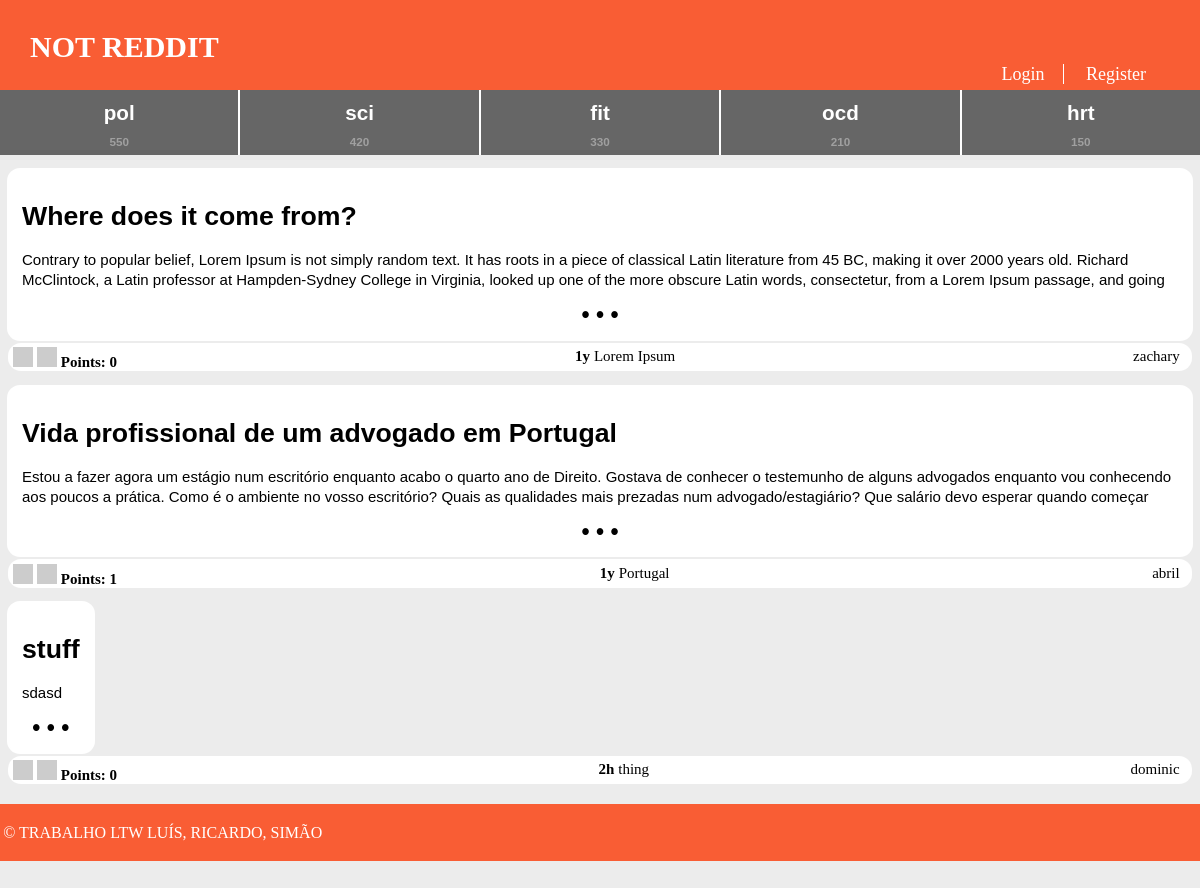
The app's page /pages/homepage.php, older data.
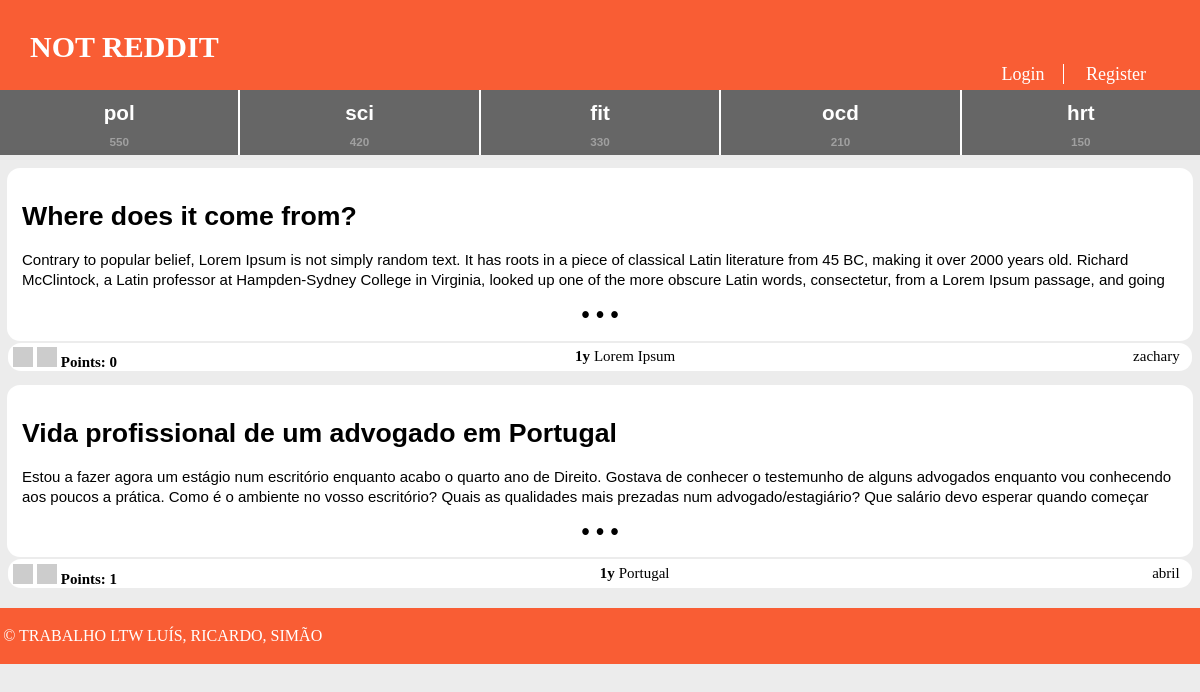
The same page, newer data.
### tables this page shows
CREATE TABLE Channel (
  name VARCHAR PRIMARY KEY,
  subscribers INTEGER DEFAULT 0
);

CREATE TABLE Story (
  id INTEGER PRIMARY KEY,
  title VARCHAR,
  published INTEGER, -- date when the story was published in epoch format
  channel VARCHAR REFERENCES channel, -- comma separated tags
  author VARCHAR REFERENCES utilizer, -- who wrote the article
  points INTEGER DEFAULT 0,
  fulltext VARCHAR
);

### database/db_channel.php (called while the page is built, shortened)
<?php
	function getAllChannels(){
		$db = Database::instance()->db();
		$allChannels = $db->prepare('SELECT name FROM Channel');
		$allChannels->execute();
		$allChannelNames = $allChannels->fetchAll();
		return $allChannelNames;
	}
?>

### database/db_story.php (called while the page is built, shortened)
<?php
	function getMostRecentStoryFromChannel($channel){
		$db = Database::instance()->db();
		$recentStory = $db->prepare('SELECT id, title, fulltext, MAX(published) AS "published", channel, author, points FROM Story  WHERE channel = ?');
		$recentStory->execute(array($channel));
		$recentStory = $recentStory->fetchAll();
		return $recentStory;
	}
?>

### templates/tpl_common.php (the view, shortened to what this page needs)
<?php
	include_once('tpl_sub.php');
	include_once('tpl_story.php');
?>
<?php function draw_header($username, $channel) { ?>
	<!DOCTYPE html>
	<html>
		<head>
			<link rel="stylesheet" href="../css/common.css">
		</head>
		<body>
			<header>
				<?php if($channel === "NOT REDDIT") { ?>
					<a id="title" href="../pages/homepage.php"><?=$channel?></a>
				<?php } else { ?>
					<a id="title" href="../pages/channel.php?name=<?=$channel?>"><?=$channel?></a>
				<?php } ?>
				<?php if($username != NULL) { ?>
					<nav id="signup">
						<a id="profile" href="../pages/profile.php?name=<?=$username?>"><?= $username ?></a>
						<a href="../actions/action_logout.php">Logout</a>
						<?php draw_subscriberList() ?>
					</nav>
				<?php } else { ?>
					<nav id="signup">
						<a href="../pages/login.php">Login</a>
						<a href="../pages/register.php">Register</a>
					</nav>
				<?php } ?>
			</header>
<?php } ?>
<?php function time_elapsed($date) {
	$now = new DateTime;
	$ago = new DateTime($date);
	$diff = $now->diff($ago);
	$diff->w = floor($diff->d / 7);
	$diff->d -= $diff->w * 7;
	$string = array(
		'y' => 'y',
		'm' => 'm',
		'w' => 'w',
		'd' => 'd',
		'h' => 'h',
		'i' => 'min',
		's' => 's',
	);
	foreach ($string as $k => &$v) {
		if ($diff->$k) {
			$v = $diff->$k . '' . $v . ($diff->$k > 1 ? '' : '');
		} else {
			unset($string[$k]);
		}
	}
	$string = array_slice($string, 0, 1);
	return $string ? implode(', ', $string) . '' : 'just now';
} ?>
<?php function draw_info_bar_story($storyId, $username, $channel, $date, $points) { ?>
	<section id = "info_bar">
		<div id="start">
			<form id="uparrow" action='../actions/action_voteStory.php' method='post'>
				<input type="image" src="https://dummyimage.com/20x20/524f52/d12222&text=ʌ">
			</form>
			<form id="downarrow" action='../actions/action_voteStory.php' method='post'>
				<input type="image" src="https://dummyimage.com/20x20/524f52/d12222&text=v">
			</form>
			<h6 id="points"> Points: <?=$points?> </h6>
		</div>
		<div id="middle">
			<h6 id="date"><?=time_elapsed('@' . $date)?></h6>
			<a id="channel" onclick="window.location.href='../pages/channel.php?name=<?=$channel?>'"><?=$channel?></a>
		</div>
		<div id="end">
			<a id="profile" onclick="window.location.href='../pages/profile.php?name=<?=$username?>'"><?=$username?></a>
		</div>
	</section>
<?php } ?>
<?php function draw_footer() { ?>
	</body>
	<footer>
		<p>&copy; TRABALHO LTW LUÍS, RICARDO, SIMÃO</p>
	</footer>
	</html>
<?php } ?>

### pages/homepage.php (shortened to what this page needs)
<?php
	include_once('../templates/tpl_common.php');
	include_once('../templates/tpl_sub.php');
	include_once('../templates/tpl_story.php');
	include_once('../database/db_story.php');
	include_once('../database/db_channel.php');
	$channellist = array('pol', 'sci', 'fit', 'ocd', 'hrt');
	$numsubs = array('550', '420', '330', '210', '150');
	$channelid = array('68', '72', '44', '32', '69');
	if(!isset($_SESSION['username'])) {
		draw_header(null, 'NOT REDDIT');
		draw_topsubs($channellist, $numsubs, $channelid);
	} else {
		draw_header($_SESSION['username'], 'NOT REDDIT');
		draw_topsubs($channellist, $numsubs, $channelid);
		draw_createChannel();
	}
	$allChannels = getAllChannels();
	foreach($allChannels as $channel){
		$mostRecent = getMostRecentStoryFromChannel($channel['name']);
		draw_storyCard($mostRecent[0], true);
	}
	draw_footer();
?>

### templates/tpl_sub.php (shortened to what this page needs)
<?php
  include_once('../database/db_channel.php');
?>
<?php function draw_topsubs($channellist, $numsubs, $channelid) { ?>
    <link rel="stylesheet" href="../css/top_subs.css">
    <section id="top_ch">
        <? for($i=0; $i < 5; $i++) { ?>
        <button type="button" onclick="window.location.href='../pages/channel.php?id=<?= $channelid[$i] ?>'">
            <h1><?=$channellist[$i]?></h1>
            <h2><?=$numsubs[$i]?></h2>
        </button>
        <? } ?>
    </section>
<?php } ?>

### templates/tpl_story.php (shortened to what this page needs)
<?php
	include_once('../templates/tpl_common.php');
	include_once('../database/db_story.php');
?>
<?php function draw_storyCard($story, $displayChannel) { ?>
	<link rel="stylesheet" href="../css/storyCard.css">
	<?php if($displayChannel) {
		$channel = $story['channel'];
	} else {
		$channel = null;
	} ?>
	<button id="storyCard" onclick="window.location.href='../pages/story.php?id=<?=$story['id']?>'">
		<h1> <?=htmlspecialchars($story['title'])?> </h1>
		<p> <?=htmlspecialchars($story['fulltext'])?> </p>
		<p>&bull; &bull; &bull;</p>
	</button>
	<?php draw_info_bar_story($story['id'], $story['author'], $channel, $story['published'], $story['points']) ?>
<?php } ?>

### css/common.css (style rules this page uses)
body { margin: 0 auto; padding-bottom: 5em; max-width: 80em; --bg-color: #ececec; --panel-color: #f95d34; --error-bg-color: lightcoral; --error-ft-color: black; --successs-bg-color: lightgreen; --success-ft-color: black; background-color: var(--bg-color); }
body > header { display: grid; grid-template-columns: 1fr auto; grid-template-rows: auto auto; background-color: var(--panel-color) ; color: white; }
body > header #title { padding-top: 1em; padding-left: 1em; text-decoration: none; color: white; font-size: 30px; font-weight: bold; grid-column: 1; grid-row: 1; cursor: pointer; }
body > header #signup { padding-right: 2em; padding-bottom: 5px; grid-column: 2; grid-row: 2; font-size: 18px; }
body > header > #signup > a:first-child { border-right: 1px solid white; }
body > header > #signup > a { padding: 0 1em; color: white; text-decoration: none; }
body > header #signup > a:first-child { padding-left: 0; }
#info_bar { background-color: white; border: none; border-radius: 13px; display: flex; flex-direction: row; justify-content: space-between; align-content: baseline; margin: 2px 0.5em 0em 0.5em; padding: 0.3em; padding-bottom: 0; }
#info_bar #uparrow { display: inline; }
#info_bar #downarrow { display: inline; }
#info_bar #points { color: black; font-size: 15px; display: inline; }
#info_bar #date { color: black; text-decoration: none; font-size: 15px; display: inline; }
#info_bar #channel { color: black; text-decoration: none; cursor: pointer; font-size: 15px; display: inline; }
#info_bar #profile { color: black; text-decoration: none; cursor: pointer; font-size: 15px; display:inline; padding-right: 0.5em; }
footer { padding: 0.2em; margin: 20px auto; max-width: 80em; background-color: var(--panel-color); color: white; }

### css/top_subs.css (style rules this page uses)
#top_ch { display: flex; flex-direction: row; }
#top_ch button { display: block; flex: 1; background-color: #666666; border: none; }
#top_ch button:not(:last-child) { border-right: 2px solid white; }
#top_ch button h1 { font-size: 1.55em; color: white; margin-top: 0.5em; margin-bottom: 0; }
#top_ch button h2 { font-size: 0.88em; color: #a0a0a0; margin-bottom: 0.5em; }

### css/storyCard.css (style rules this page uses)
#storyCard { background-color: white; border: 2px solid white; border-radius: 13px; margin: 1em 0.5em 0em 0.5em; padding: 1em; }
#storyCard > h1 { text-align: left; }
#storyCard > p { overflow: hidden; max-height: 40px; text-align: left; font-size: 15px; line-height: 20px; }
#storyCard > p:last-child { text-align: center; font-size: 173%; font-weight: bolder; padding-top: 0; margin-top: 0; margin-bottom: 0; }

Row changes from the older to the newer data that the page shows:
removed channel: story.title "stuff", story.fulltext "sdasd", story.points "0", date "2h", story.channel "thing", story.author "dominic"
